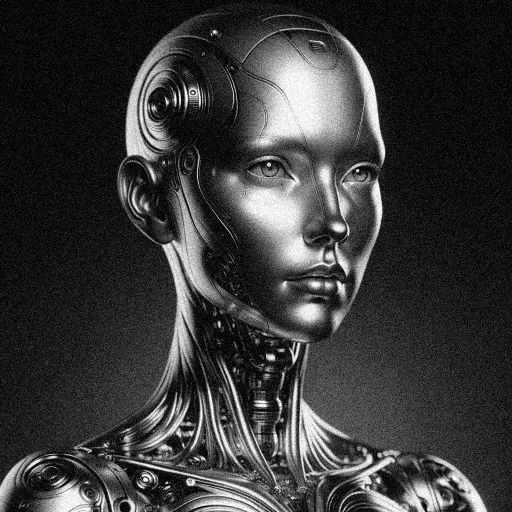
#> input picture qos-04/fig/noisy_image_var0_01.png, 1024 x 1024 px, given in place of logo.png, which was not available (shown at 1/2 size)
$ jupyter execute --allow-errors 'ex01(1).ipynb'   (text cells are left out)
#> lines starting #> are read from the running program, lines starting #| are printed output that depends on the picture; pictures that were not available may be replaced by others from this repository, and a replacement may not be noted
[cell 1]
import numpy as np
import panel as pn

from functools import partial
from PIL import Image
from pydub import AudioSegment
from matplotlib import pyplot as plt
import matplotlib.image as image
import array

rng = np.random.default_rng()

#> (a cell that did not finish here is left out)

#> (a cell that did not finish here is left out)

#> (a cell that did not finish here is left out)

[cell 5]
textcolor = '#292929'
rc_params = {
    'legend.frameon': False,
    'legend.numpoints': 1,
    'legend.scatterpoints': 1,
    'xtick.direction': 'out',
    'ytick.direction': 'out',
    'axes.axisbelow': True,
    'axes.grid': True,
    'grid.linestyle': '--',
    'grid.linewidth': 1.3,
    'grid.color': '#e5e5e5',
    'font.family': 'sans-serif',
    'font.sans-serif': ['Roboto Condensed', 'Arial', 'Liberation Sans', 'DejaVu Sans', 'Bitstream Vera Sans', 'sans-serif'],
    'lines.solid_capstyle': 'round',
    'axes.linewidth': 0,
    'xtick.major.size': 0,
    'ytick.major.size': 0,
    'xtick.minor.size': 0,
    'ytick.minor.size': 0,
    'text.color': 'black',
    'axes.titlesize': 26,
    'axes.titlelocation': 'left',
    'axes.titleweight': 'bold',
    'axes.titlepad': 20,
    'axes.labelpad': 8,
    'axes.labelsize': 17,
    'axes.labelweight': 'bold',
    'xaxis.labellocation': 'right',
    'yaxis.labellocation': 'top',
    'ytick.labelsize': 15,
    'xtick.labelsize': 15,
    'legend.loc': 'center right',
    'legend.title_fontsize': 15,
    'legend.fontsize': 15,
    'legend.markerscale': 1.3,
    'figure.facecolor': '#ffffff',
    'axes.facecolor': '#ffffff',
    'savefig.facecolor': '#ffffff',
    'text.color': textcolor,
    'axes.labelcolor': textcolor,
    'xtick.color': textcolor,
    'ytick.color': textcolor,
}

colors = [
    "#00A499",
    "#43B02A",
    "#E4002B",
    "#FFB81C",
    "#0047BB",
    "#05C3DE",
    "#8246AF",
    "#FF8200",
]

#> (a cell that did not finish here is left out)

[cell 7]
plt.rcParams.update(rc_params)
fig, ax = plt.subplots(figsize=(20,6))


im = image.imread("logo.png")
#> im is the input picture: shape (1024, 1024) float32; min 0, max 1, mean 0.22

# put a new axes where you want the image to appear
# (x, y, width, height)
imax = fig.add_axes([.83, .9, 0.1, 0.1])
# remove ticks & the box from imax
imax.set_axis_off()
# print the logo with aspect="equal" to avoid distorting the logo
imax.imshow(im, aspect="equal")

#> (the rest of this cell did not finish here and is left out)

[cell 8]
x = np.linspace(0, 4*np.pi, 1000)
y = np.sin(x)

plt.rcParams.update(rc_params)
fig, ax = plt.subplots(figsize=(10,6))


im = image.imread("logo.png")

# put a new axes where you want the image to appear
# (x, y, width, height)
imax = fig.add_axes([.83, .9, 0.1, 0.1])
# remove ticks & the box from imax
imax.set_axis_off()
# print the logo with aspect="equal" to avoid distorting the logo
imax.imshow(im, aspect="equal")

ax.plot(x,y,alpha=1, color=colors[0])
ax.set_xlabel("x [rad]")
ax.set_ylabel("y [-]")
ax.set_title("Continuous Signal - sin(x)")

fig.savefig('continuous.png')
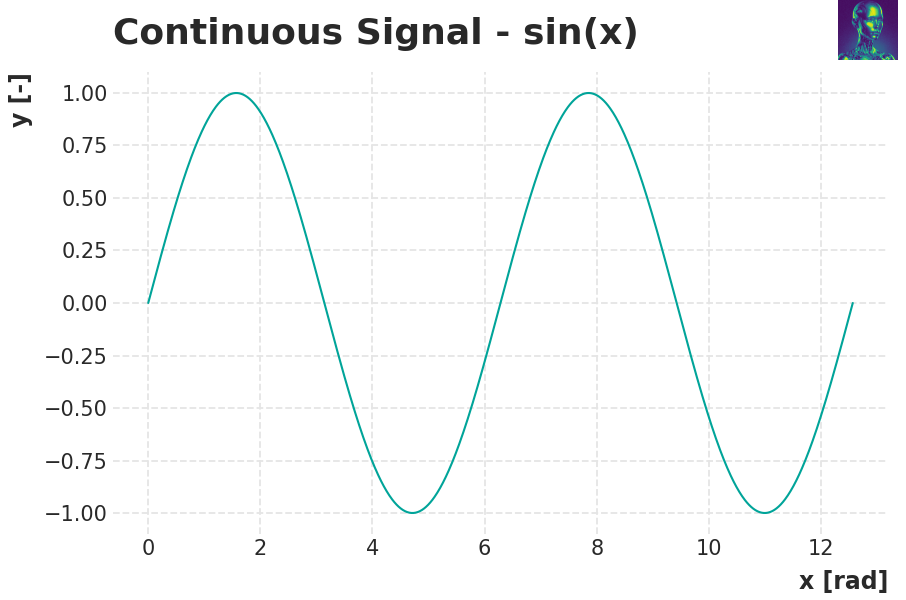
#> figure drawn by matplotlib, 2 panels; panel 1: curve peaks at x = 1.57, y = 1
plt.show()

[cell 9]
x = np.linspace(0, 4*np.pi, 20)
y = np.sin(x)

plt.rcParams.update(rc_params)
fig, ax = plt.subplots(figsize=(10,6))


im = image.imread("logo.png")

# put a new axes where you want the image to appear
# (x, y, width, height)
imax = fig.add_axes([.83, .9, 0.1, 0.1])
# remove ticks & the box from imax
imax.set_axis_off()
# print the logo with aspect="equal" to avoid distorting the logo
imax.imshow(im, aspect="equal")

ax.stem(x,y, linefmt=colors[0], basefmt=' ')#color=colors[0])
ax.set_xlabel("Sample no. [-]")
ax.set_ylabel("Sample Value [-]")
ax.set_title("Discrete-Time Signal - sin(x)")

fig.savefig('discrete.png')
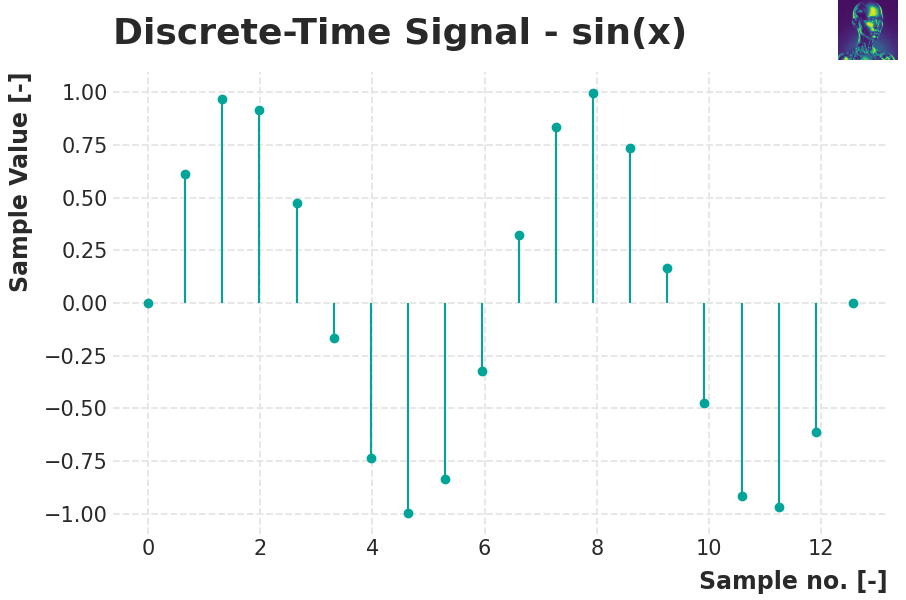
#> figure drawn by matplotlib, 2 panels; panel 1: curve peaks at x = 7.94, y = 0.997
plt.show()

[cell 10]
from scipy.stats import norm


plt.rcParams.update(rc_params)
fig, ax = plt.subplots(figsize=(10,6))

im = image.imread("logo.png")

# put a new axes where you want the image to appear
# (x, y, width, height)
imax = fig.add_axes([.83, .9, 0.1, 0.1])
# remove ticks & the box from imax
imax.set_axis_off()
# print the logo with aspect="equal" to avoid distorting the logo
imax.imshow(im, aspect="equal")

# Parameters for the normal distribution
mu = 0  # Mean
sigma = 1  # Standard deviation

# Generate x values
x = np.linspace(mu - 4*sigma, mu + 4*sigma, 1000)

# Generate the normal distribution curve
y = norm.pdf(x, mu, sigma)


# Define sigma intervals
sigmas = [1, 2, 3]

percentages = [68.27, 95.45, 99.73]
interval_percentages = [68.27, 13.59, 2.14]

# Plot vertical lines and annotate percentages
for i, sigma in enumerate(sigmas):

    # Fill between the sigma intervals
    if i == 0:
        ax.fill_between(x, y, where=(x >= mu - sigma) & (x <= mu + sigma), color=colors[i+1], alpha=0.2)
        ax.text(mu, .055, f'{interval_percentages[i]}%', color=colors[i+1], ha='center', fontsize=14, fontweight='bold')
    else:
        ax.fill_between(x, y, where=(x >= mu + sigmas[i-1]) & (x <= mu + sigma), color=colors[i+1], alpha=0.2)
        ax.fill_between(x, y, where=(x >= mu - sigma) & (x <= mu - sigmas[i-1]), color=colors[i+1], alpha=0.2)
        ax.text(mu + (sigmas[i-1] + sigma)/2, .055, f'{interval_percentages[i]}%', color=colors[i+1], ha='center',fontsize=14, fontweight='bold')
        ax.text(mu - (sigmas[i-1] + sigma)/2, .055, f'{interval_percentages[i]}%', color=colors[i+1], ha='center',fontsize=14, fontweight='bold')

    ax.axvline(mu + sigma, color=colors[i+1], linestyle='--', linewidth=1)
    ax.axvline(mu - sigma, color=colors[i+1], linestyle='--', linewidth=1)


# Plot the normal distribution
ax.plot(x, y, color=colors[0],label='Normal Distribution')

# Customize x-axis labels to show multiples of sigma
sigma_ticks = np.arange(-3, 4, 1)  # From -3σ to 3σ
ax.set_xticks(sigma_ticks, [f'{i}σ' for i in sigma_ticks])

# Add labels and title
ax.set_title('Normal Distribution')
ax.set_xlabel('Value [-]')
ax.set_ylabel('Probability Density [-]')
fig.savefig('normal.png')
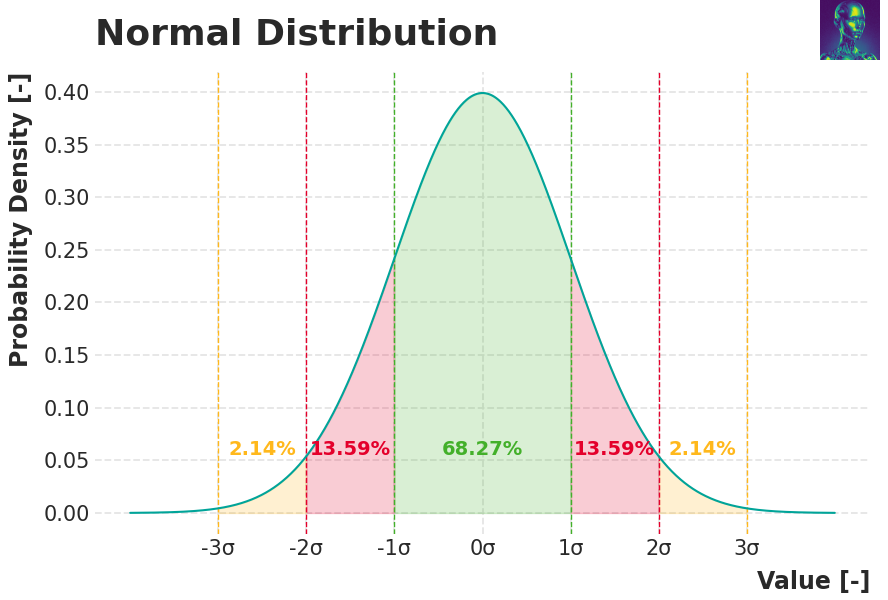
#> figure drawn by matplotlib, 2 panels
plt.show()

#> (a cell that did not finish here is left out)

#> (a cell that did not finish here is left out)

#> (a cell that did not finish here is left out)

#> (a cell that did not finish here is left out)

#> (a cell that did not finish here is left out)

[cell 16]
p = Image.open("../04/parrot.png")
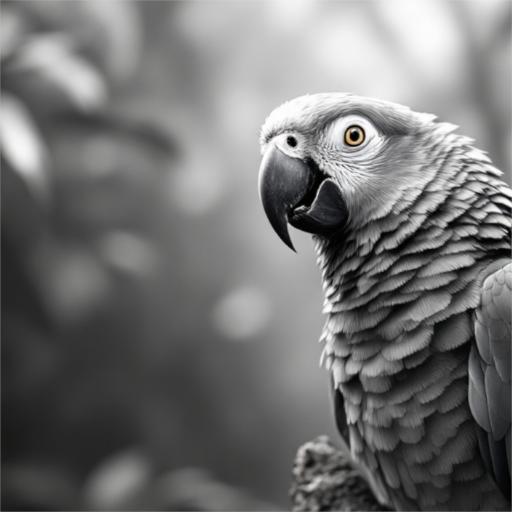
#> input picture support/04/parrot.png, 1024 x 1024 px (shown at 1/2 size)
#> p is the input picture: PIL image 1024x1024 RGBA; mean R, G, B, A 114.4, 114.5, 114.2, 255
p_gray = p.convert("L")
p_gray.save('parrot_gray.png')

[cell 17]
p = Image.open("android.jpeg")
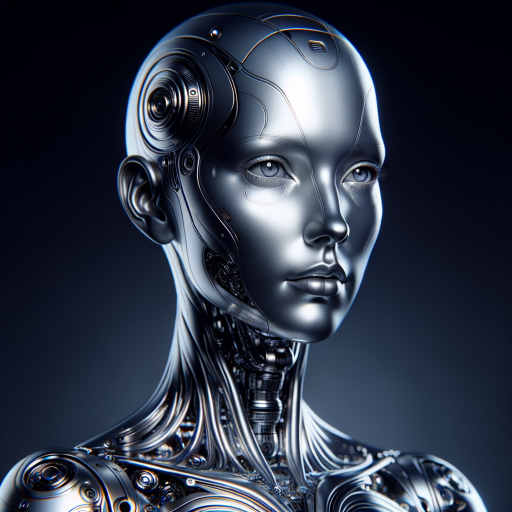
#> input picture support/01/android.jpeg, 1024 x 1024 px (shown at 1/2 size)
#> p is the input picture: PIL image 1024x1024 RGB; mean R, G, B 46.4, 54, 69.3
p_gray = p.convert("L")
p_gray.save('android_gray.png')

[cell 18]
p_gray.save('android_gray.png')

[cell 19]
# Convert the image to a NumPy array
image_array = np.array(p_gray)

mean = 0
variance = 0.01
sigma = variance ** 0.5
gaussian_noise = np.random.normal(mean, sigma, image_array.shape)

# Add the noise to the image
noisy_image_array = image_array + gaussian_noise * 255  # Scale noise to pixel range
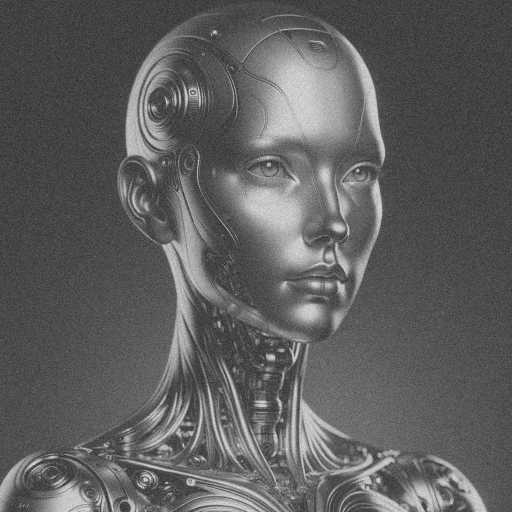
#> noisy_image_array: shape (1024, 1024) float64 (shown at 1/2 size); min -119.6, max 345.7, mean 53.5; drawn with min black and max white

# Clip the values to be in the valid range [0, 255]
noisy_image_array = np.clip(noisy_image_array, 0, 255)

# Convert the array back to an image
noisy_image = Image.fromarray(noisy_image_array.astype(np.uint8))

# Save or display the noisy image
noisy_image.save('noisy_image_var0_01.png')

[cell 20]
image_array.shape
#> Out = (1024, 1024)

[cell 21]
mean = 0
variance = 0.1
sigma = variance ** 0.5
gaussian_noise = np.random.normal(mean, sigma, (image_array.shape[0]//16, image_array.shape[1]//16))

[cell 22]
image_array = np.array(p_gray)
random_array = rng.random(image_array.shape)

percent = 0.1

mask = random_array < percent
print(mask.sum())
#| 104996
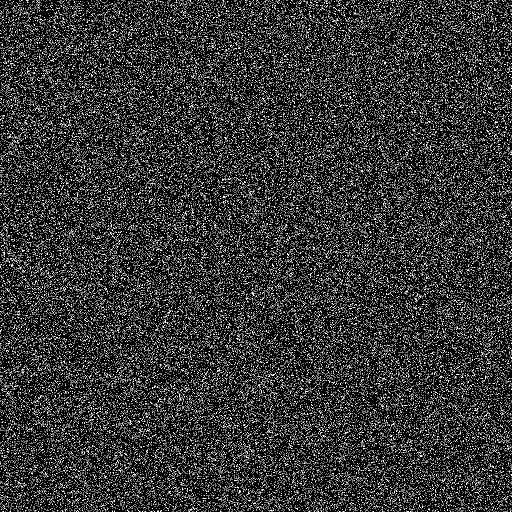
#> mask: shape (1024, 1024) bool (shown at 1/2 size); 10% white in thin lines or dots


mean = 0
variance = 0.1
sigma = variance ** 0.5
gaussian_noise = np.random.normal(mean, sigma, image_array.shape) * 255  # Scale noise to pixel range

# Add the noise to the image
noisy_image_array = image_array.copy()
noisy_image_array[mask] = image_array[mask] + gaussian_noise[mask]
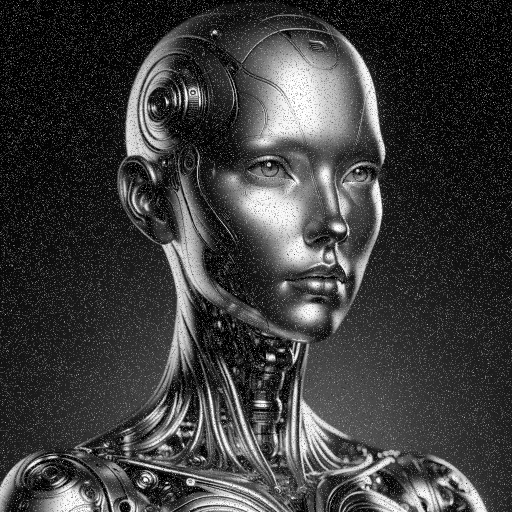
#> noisy_image_array: shape (1024, 1024) (shown at 1/2 size); min 0, max 255, mean 60.4


# Clip the values to be in the valid range [0, 255]
noisy_image_array = np.clip(noisy_image_array, 0, 255)

# Convert the array back to an image
noisy_image = Image.fromarray(noisy_image_array.astype(np.uint8))

# Save or display the noisy image
noisy_image.save(f'noisy_image_var0_1_mask{percent}.png')

[cell 23]
gaussian_noise.shape
#> Out = (1024, 1024)

#> (a cell that did not finish here is left out)

[cell 25]
fig, axes = plt.subplots(1, 2, figsize=(10, 6))
im = image.imread("logo.png")

# put a new axes where you want the image to appear
# (x, y, width, height)
imax = fig.add_axes([.82, .80, 0.1, 0.1])
# remove ticks & the box from imax
imax.set_axis_off()
# print the logo with aspect="equal" to avoid distorting the logo
imax.imshow(im, aspect="equal")
axes[0].imshow(p_gray, cmap='gray')
axes[0].set_title('Original Image')
axes[0].axis('off')

axes[1].imshow(noisy_image, cmap='gray')
axes[1].set_title('Noisy Image')
axes[1].axis('off')

fig.savefig('noise.png')
# plt.tight_layout()
plt.show()
